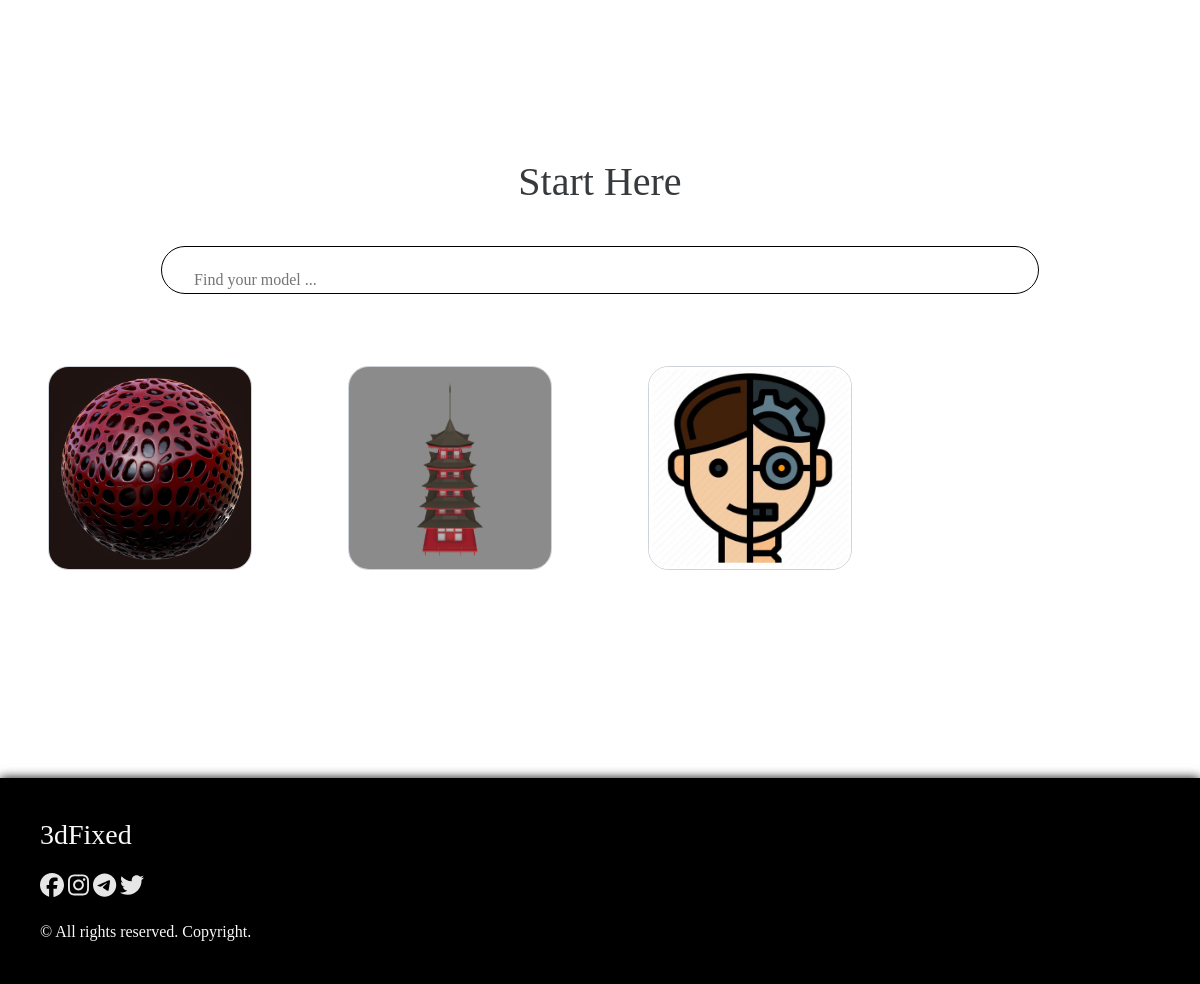
The app's page / (lower part), older data.
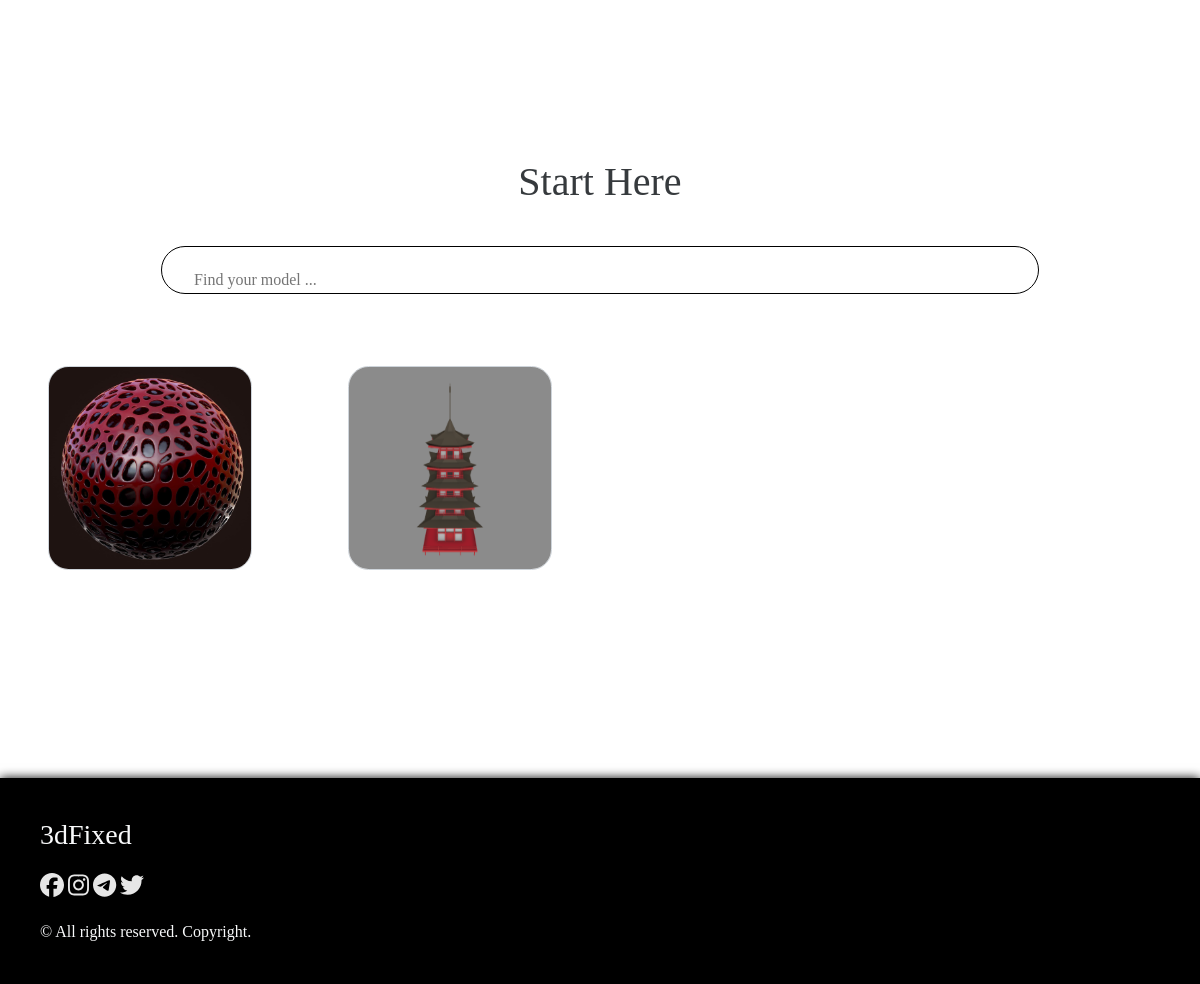
The same page, newer data.
### model/models.py (models this page shows, shortened)
class Category(models.Model):
	name = models.CharField(max_length = 40)
	amount = models.IntegerField(default = 0)
	img = models.ImageField(upload_to = 'static/storage/img/categories')
	sign = models.CharField(max_length = 30, default = 'exclamation')

### main/views.py (the view)
# urls.py: path('', views.index, name = 'index'),
def index(request):
	categories = Category.objects.all()
	model = Mod.objects.get(id = 5)
	return render(request, 'main/index.html', {'categories': categories, 'model': model})

### templates/main/index.html (shortened to what this page needs)
<!DOCTYPE html>
<html lang="en">
<head>
	{% load static %}
	<link rel="stylesheet" href="{% static 'main/css/style.css' %}">
	<link rel="stylesheet" href="{% static 'main/css/result.css' %}">
	<link rel="stylesheet" href="{% static 'main/css/welcome.css' %}">
	<link rel="stylesheet" href="https://stackpath.bootstrapcdn.com/bootstrap/4.4.1/css/bootstrap.min.css">
	<link href="https://kit-pro.fontawesome.com/releases/v6.0.0/css/pro.min.css" rel="stylesheet">
</head>
<body onload="begin()">
	<div class="container-fluid p-0">
		<div id="main">
			{% block content %}
				<div class="container-fluid" style="margin-top: 20vh;">
					<div class="row">
						<div class="col-md-12 text-center">
							<h1 class="soft-font">Start Here</h1>
							<form action="{% url 'engine:searchengine' %}" method="get">
								<div class="search-box-wrapper">
									<input type="text" name="query" class="search-field" placeholder="Find your model ...">
									<button class="search-btn" type="submit"></button>
								</div>
							</form>
						</div>
					</div>
					<div class="row mt-4">
						{% for cat in categories %}
							<div class="col-md-3 p-5">
								<div class="cards-category">
									<img src="/{{cat.img}}" class="img-fluid h-100 w-100">
								</div>
							</div>
						{% endfor %}
					</div>
				</div>
			{% endblock %}
		</div>
		<div id="footer" class="text-light">
			<div class="container-fluid p-0">
				<div class="row">
					<div class="col-md-6">
						<h3>3dFixed</h3>
						<ul class="social-links-menu">
							<li class="social-links"><a href="javascript:(void)"><span class="fab fa-facebook"></span></a></li>
							<li class="social-links"><a href="javascript:(void)"><span class="fab fa-instagram"></span></a></li>
							<li class="social-links"><a href="javascript:(void)"><span class="fab fa-telegram"></span></a></li>
							<li class="social-links"><a href="javascript:(void)"><span class="fab fa-twitter"></span></a></li>
						</ul>
						&copy; All rights reserved. Copyright.
					</div>
				</div>
			</div>
		</div>
	</div>
</body>
</html>
{% load static %}

Row changes from the older to the newer data that the page shows:
removed Category: img (picture)
